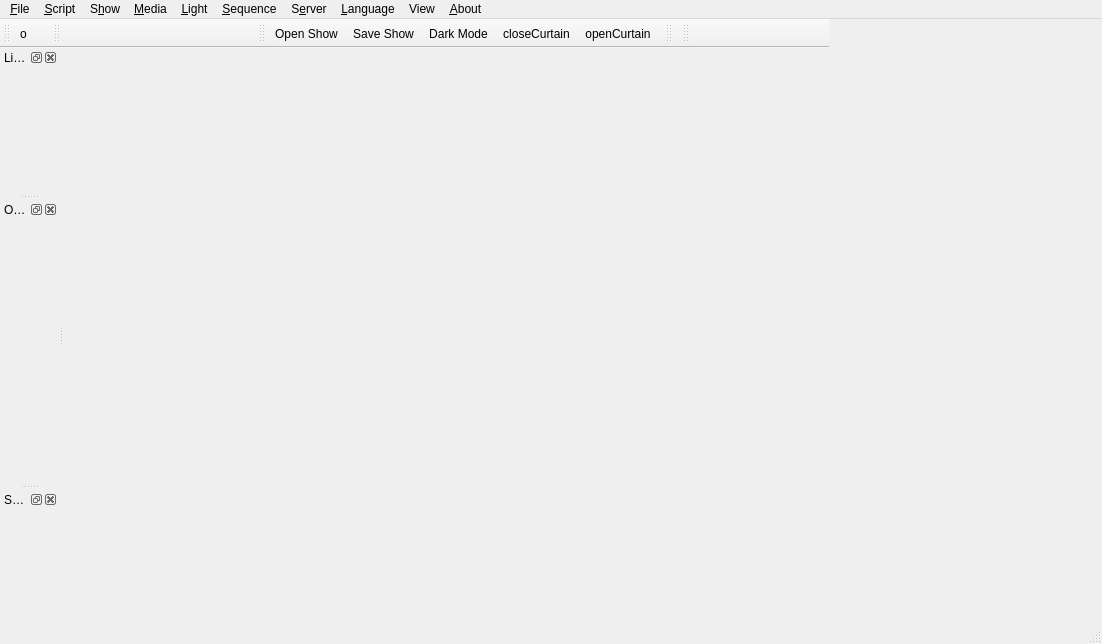
<?xml version="1.0" encoding="UTF-8"?>
<ui version="4.0">
 <class>MainWindow</class>
 <widget class="QMainWindow" name="MainWindow">
  <property name="geometry">
   <rect>
    <x>0</x>
    <y>0</y>
    <width>1102</width>
    <height>644</height>
   </rect>
  </property>
  <property name="windowTitle">
   <string notr="true">Me.te.or. Player</string>
  </property>
  <widget class="QWidget" name="centralWidget">
   <layout class="QGridLayout" name="gridLayout">
    <property name="leftMargin">
     <number>5</number>
    </property>
    <property name="topMargin">
     <number>5</number>
    </property>
    <property name="rightMargin">
     <number>5</number>
    </property>
    <property name="bottomMargin">
     <number>5</number>
    </property>
    <property name="spacing">
     <number>4</number>
    </property>
    <item row="0" column="0">
     <layout class="QVBoxLayout" name="verticalLayout_2">
      <property name="spacing">
       <number>2</number>
      </property>
      <item>
       <widget class="QWidget" name="scriptArea" native="true">
        <property name="sizePolicy">
         <sizepolicy hsizetype="Expanding" vsizetype="Expanding">
          <horstretch>0</horstretch>
          <verstretch>0</verstretch>
         </sizepolicy>
        </property>
       </widget>
      </item>
     </layout>
    </item>
   </layout>
  </widget>
  <widget class="QMenuBar" name="menuBar">
   <property name="enabled">
    <bool>true</bool>
   </property>
   <property name="geometry">
    <rect>
     <x>0</x>
     <y>0</y>
     <width>1102</width>
     <height>22</height>
    </rect>
   </property>
   <widget class="QMenu" name="menuFile">
    <property name="title">
     <string>&amp;File</string>
    </property>
    <addaction name="action_Open_script"/>
    <addaction name="action_Open_Show"/>
    <addaction name="separator"/>
    <addaction name="action_Save_Show"/>
    <addaction name="action_Save_Show_As"/>
   </widget>
   <widget class="QMenu" name="menu_Script">
    <property name="title">
     <string>&amp;Script</string>
    </property>
   </widget>
   <widget class="QMenu" name="menuMeteorShow">
    <property name="title">
     <string>S&amp;how</string>
    </property>
    <addaction name="action_Dark_Mode"/>
    <addaction name="action_Options"/>
   </widget>
   <widget class="QMenu" name="menu_Music">
    <property name="title">
     <string>&amp;Media</string>
    </property>
   </widget>
   <widget class="QMenu" name="menuAbout">
    <property name="title">
     <string>&amp;About</string>
    </property>
    <addaction name="actionAbout_MeTeOr_Player"/>
    <addaction name="actionAbout_mmedia_library"/>
    <addaction name="actionAbout_Qt"/>
   </widget>
   <widget class="QMenu" name="menu_Language">
    <property name="title">
     <string>&amp;Language</string>
    </property>
    <addaction name="actionLocale"/>
   </widget>
   <widget class="QMenu" name="menu_Ligth">
    <property name="title">
     <string>&amp;Light</string>
    </property>
   </widget>
   <widget class="QMenu" name="menu_Sequence">
    <property name="title">
     <string>&amp;Sequence</string>
    </property>
   </widget>
   <widget class="QMenu" name="menu_Server">
    <property name="title">
     <string>S&amp;erver</string>
    </property>
   </widget>
   <widget class="QMenu" name="menuView">
    <property name="title">
     <string>View</string>
    </property>
    <addaction name="action_view_light_preset"/>
    <addaction name="action_view_open_web_net"/>
    <addaction name="action_view_sequencer"/>
    <addaction name="separator"/>
    <addaction name="action_view_save_layout"/>
    <addaction name="action_view_restore_layout"/>
   </widget>
   <addaction name="menuFile"/>
   <addaction name="menu_Script"/>
   <addaction name="menuMeteorShow"/>
   <addaction name="menu_Music"/>
   <addaction name="menu_Ligth"/>
   <addaction name="menu_Sequence"/>
   <addaction name="menu_Server"/>
   <addaction name="menu_Language"/>
   <addaction name="menuView"/>
   <addaction name="menuAbout"/>
  </widget>
  <widget class="QStatusBar" name="statusBar"/>
  <widget class="QToolBar" name="script_toolbar">
   <property name="minimumSize">
    <size>
     <width>50</width>
     <height>0</height>
    </size>
   </property>
   <property name="windowTitle">
    <string>script</string>
   </property>
   <property name="movable">
    <bool>true</bool>
   </property>
   <attribute name="toolBarArea">
    <enum>TopToolBarArea</enum>
   </attribute>
   <attribute name="toolBarBreak">
    <bool>false</bool>
   </attribute>
   <addaction name="action_Open_script"/>
  </widget>
  <widget class="QToolBar" name="script_anim_toolbar">
   <property name="minimumSize">
    <size>
     <width>205</width>
     <height>0</height>
    </size>
   </property>
   <property name="windowTitle">
    <string>script_animation</string>
   </property>
   <attribute name="toolBarArea">
    <enum>TopToolBarArea</enum>
   </attribute>
   <attribute name="toolBarBreak">
    <bool>false</bool>
   </attribute>
  </widget>
  <widget class="QToolBar" name="show_toolbar">
   <property name="sizePolicy">
    <sizepolicy hsizetype="Maximum" vsizetype="Fixed">
     <horstretch>0</horstretch>
     <verstretch>0</verstretch>
    </sizepolicy>
   </property>
   <property name="minimumSize">
    <size>
     <width>150</width>
     <height>0</height>
    </size>
   </property>
   <property name="windowTitle">
    <string>show</string>
   </property>
   <property name="movable">
    <bool>true</bool>
   </property>
   <attribute name="toolBarArea">
    <enum>TopToolBarArea</enum>
   </attribute>
   <attribute name="toolBarBreak">
    <bool>false</bool>
   </attribute>
   <addaction name="action_Open_Show"/>
   <addaction name="action_Save_Show"/>
   <addaction name="action_Dark_Mode"/>
   <addaction name="actionCloseCurtain"/>
   <addaction name="actionOpenCurtain"/>
  </widget>
  <widget class="QToolBar" name="music_toolbar">
   <property name="sizePolicy">
    <sizepolicy hsizetype="Minimum" vsizetype="Fixed">
     <horstretch>0</horstretch>
     <verstretch>0</verstretch>
    </sizepolicy>
   </property>
   <property name="maximumSize">
    <size>
     <width>16777215</width>
     <height>16777215</height>
    </size>
   </property>
   <property name="windowTitle">
    <string>music</string>
   </property>
   <attribute name="toolBarArea">
    <enum>TopToolBarArea</enum>
   </attribute>
   <attribute name="toolBarBreak">
    <bool>false</bool>
   </attribute>
  </widget>
  <widget class="QDockWidget" name="dockLightContainer">
   <property name="windowTitle">
    <string>Light Control</string>
   </property>
   <attribute name="dockWidgetArea">
    <number>1</number>
   </attribute>
   <widget class="QWidget" name="dockLightPanel">
    <layout class="QVBoxLayout" name="verticalLayout_4">
     <property name="spacing">
      <number>1</number>
     </property>
     <property name="leftMargin">
      <number>1</number>
     </property>
     <property name="topMargin">
      <number>1</number>
     </property>
     <property name="rightMargin">
      <number>1</number>
     </property>
     <property name="bottomMargin">
      <number>1</number>
     </property>
    </layout>
   </widget>
  </widget>
  <widget class="QToolBar" name="connectionToolbar">
   <property name="sizePolicy">
    <sizepolicy hsizetype="Minimum" vsizetype="Fixed">
     <horstretch>0</horstretch>
     <verstretch>0</verstretch>
    </sizepolicy>
   </property>
   <property name="minimumSize">
    <size>
     <width>55</width>
     <height>0</height>
    </size>
   </property>
   <property name="maximumSize">
    <size>
     <width>150</width>
     <height>16777215</height>
    </size>
   </property>
   <property name="windowTitle">
    <string>toolBar</string>
   </property>
   <attribute name="toolBarArea">
    <enum>TopToolBarArea</enum>
   </attribute>
   <attribute name="toolBarBreak">
    <bool>false</bool>
   </attribute>
  </widget>
  <widget class="QDockWidget" name="dockOpenWebNetContainer">
   <property name="windowTitle">
    <string notr="true">Open Web Net[*]</string>
   </property>
   <attribute name="dockWidgetArea">
    <number>1</number>
   </attribute>
   <widget class="QWidget" name="dockOwnPanel">
    <layout class="QGridLayout" name="gridLayout_3"/>
   </widget>
  </widget>
  <widget class="QDockWidget" name="dockSequencerContainer">
   <property name="windowTitle">
    <string>Sequencer</string>
   </property>
   <attribute name="dockWidgetArea">
    <number>1</number>
   </attribute>
   <widget class="QWidget" name="dockSequencer"/>
  </widget>
  <action name="action_Open_script">
   <property name="text">
    <string>&amp;open script</string>
   </property>
   <property name="iconText">
    <string>o</string>
   </property>
   <property name="shortcut">
    <string>Ctrl+O</string>
   </property>
  </action>
  <action name="action_Open_Show">
   <property name="text">
    <string>&amp;Open Show</string>
   </property>
   <property name="shortcut">
    <string>Ctrl+Shift+O</string>
   </property>
  </action>
  <action name="action_Save_Show">
   <property name="text">
    <string>&amp;Save Show</string>
   </property>
   <property name="shortcut">
    <string>Ctrl+S</string>
   </property>
  </action>
  <action name="actionPlay_Pause">
   <property name="text">
    <string>Play/Pause</string>
   </property>
   <property name="shortcut">
    <string>Space</string>
   </property>
  </action>
  <action name="actionAbout_MeTeOr_Player">
   <property name="text">
    <string>&amp;About Me.Te.Or. Player</string>
   </property>
  </action>
  <action name="actionLocale">
   <property name="checkable">
    <bool>true</bool>
   </property>
   <property name="checked">
    <bool>false</bool>
   </property>
   <property name="text">
    <string>locale</string>
   </property>
  </action>
  <action name="action_Dark_Mode">
   <property name="text">
    <string>&amp;Dark Mode</string>
   </property>
   <property name="shortcut">
    <string>Ctrl+D</string>
   </property>
  </action>
  <action name="action_Save_Show_As">
   <property name="text">
    <string>Save Show &amp;As</string>
   </property>
  </action>
  <action name="actionOpenCurtain">
   <property name="text">
    <string>openCurtain</string>
   </property>
   <property name="toolTip">
    <string>open curtain</string>
   </property>
  </action>
  <action name="actionCloseCurtain">
   <property name="text">
    <string>closeCurtain</string>
   </property>
   <property name="toolTip">
    <string>close the curtain</string>
   </property>
  </action>
  <action name="action_load_last_show">
   <property name="text">
    <string>&amp;load last show</string>
   </property>
  </action>
  <action name="action_Trigger_Light_transition">
   <property name="text">
    <string>&amp;Trigger transition</string>
   </property>
   <property name="toolTip">
    <string>Trigger light transition</string>
   </property>
   <property name="shortcut">
    <string notr="true">Ctrl+Space</string>
   </property>
  </action>
  <action name="action_sequence_play">
   <property name="text">
    <string>&amp;play</string>
   </property>
   <property name="shortcut">
    <string>F5</string>
   </property>
  </action>
  <action name="action_sequence_pause">
   <property name="text">
    <string>p&amp;ause</string>
   </property>
   <property name="shortcut">
    <string>F6</string>
   </property>
  </action>
  <action name="action_Options">
   <property name="text">
    <string>&amp;Options ...</string>
   </property>
  </action>
  <action name="action_Open_music_line_B">
   <property name="text">
    <string>open music line &amp;B</string>
   </property>
   <property name="shortcut">
    <string notr="true">Ctrl+Shift+M</string>
   </property>
  </action>
  <action name="action_view_light_preset">
   <property name="checkable">
    <bool>true</bool>
   </property>
   <property name="checked">
    <bool>true</bool>
   </property>
   <property name="text">
    <string>light preset</string>
   </property>
  </action>
  <action name="action_view_open_web_net">
   <property name="checkable">
    <bool>true</bool>
   </property>
   <property name="checked">
    <bool>true</bool>
   </property>
   <property name="text">
    <string>open web net</string>
   </property>
  </action>
  <action name="action_view_sequencer">
   <property name="checkable">
    <bool>true</bool>
   </property>
   <property name="checked">
    <bool>true</bool>
   </property>
   <property name="text">
    <string>sequencer</string>
   </property>
  </action>
  <action name="actionAbout_mmedia_library">
   <property name="text">
    <string>About multimedia library</string>
   </property>
  </action>
  <action name="actionAbout_Qt">
   <property name="icon">
    <iconset theme=":/qt-project.org/qmessagebox/images/qtlogo-64.png"/>
   </property>
   <property name="text">
    <string>About Qt</string>
   </property>
  </action>
  <action name="action_view_save_layout">
   <property name="text">
    <string>save layout</string>
   </property>
  </action>
  <action name="action_view_restore_layout">
   <property name="text">
    <string>restore layout</string>
   </property>
  </action>
 </widget>
 <layoutdefault spacing="6" margin="11"/>
 <resources/>
 <connections/>
</ui>
